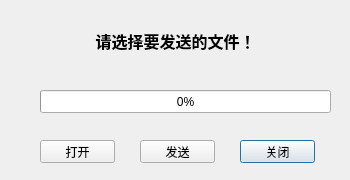
<?xml version="1.0" encoding="UTF-8"?>
<ui version="4.0">
 <class>TcpServerFile</class>
 <widget class="QDialog" name="TcpServerFile">
  <property name="geometry">
   <rect>
    <x>0</x>
    <y>0</y>
    <width>350</width>
    <height>180</height>
   </rect>
  </property>
  <property name="windowTitle">
   <string>发送端</string>
  </property>
  <widget class="QPushButton" name="serverCloseBtn">
   <property name="geometry">
    <rect>
     <x>240</x>
     <y>140</y>
     <width>75</width>
     <height>23</height>
    </rect>
   </property>
   <property name="text">
    <string>关闭</string>
   </property>
  </widget>
  <widget class="QLabel" name="serverStatusLabel">
   <property name="geometry">
    <rect>
     <x>10</x>
     <y>10</y>
     <width>331</width>
     <height>61</height>
    </rect>
   </property>
   <property name="font">
    <font>
     <family>宋体</family>
     <pointsize>12</pointsize>
     <weight>75</weight>
     <bold>true</bold>
    </font>
   </property>
   <property name="text">
    <string>请选择要发送的文件！</string>
   </property>
   <property name="alignment">
    <set>Qt::AlignCenter</set>
   </property>
  </widget>
  <widget class="QPushButton" name="serverSendBtn">
   <property name="geometry">
    <rect>
     <x>140</x>
     <y>140</y>
     <width>75</width>
     <height>23</height>
    </rect>
   </property>
   <property name="text">
    <string>发送</string>
   </property>
  </widget>
  <widget class="QPushButton" name="serverOpenBtn">
   <property name="geometry">
    <rect>
     <x>40</x>
     <y>140</y>
     <width>75</width>
     <height>23</height>
    </rect>
   </property>
   <property name="text">
    <string>打开</string>
   </property>
  </widget>
  <widget class="QProgressBar" name="progressBar">
   <property name="geometry">
    <rect>
     <x>40</x>
     <y>90</y>
     <width>291</width>
     <height>23</height>
    </rect>
   </property>
   <property name="value">
    <number>0</number>
   </property>
  </widget>
 </widget>
 <resources/>
 <connections/>
</ui>
